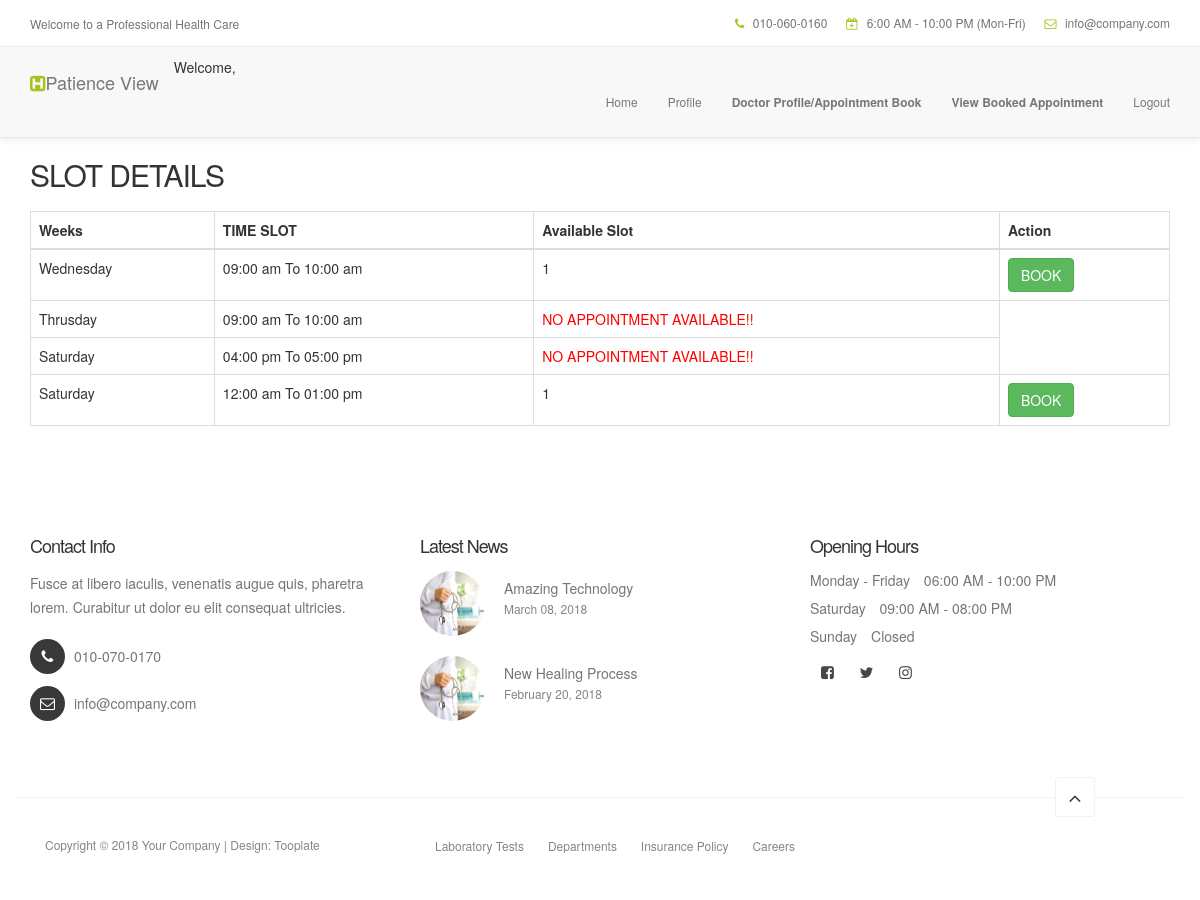
The app's page /availableslot/1 with its own data.
### myapp/models.py (models this page shows, shortened)
class Slot(models.Model):
    TIMESLOT_LIST = (
        (0, '09:00 am To 10:00 am'),
        (1,'10:00 am TO 11:00 am'),
        (2, '11:00 am To 12:00 am'),
        (3, '12:00 am To 01:00 pm'),
        (4, '02:00 pm To 03:00 pm'),
        (5, '03:00 pm To 04:00 pm'),
        (6, '04:00 pm To 05:00 pm'),
    )
    WEEKS = (
        (0,'Monday'),
        (1,'Tuesday'),
        (2,'Wednesday'),
        (3,'Thursday'),
        (4,'Friday'),
        (5,'Saturday'),
        (6,'Sunday'),
    )
    doctor_id = models.ForeignKey(User,on_delete=models.CASCADE)
    weeks  = models.IntegerField(choices=WEEKS)
    timeslot = models.IntegerField(choices=TIMESLOT_LIST)
    slotsize=models.IntegerField(default=1)

### myapp/views.py (the view)
# urls.py: path('availableslot/<int:pk>',views.available_slot,name='slot-detail'),
def available_slot(request,pk):
    user=User.objects.get(id=pk)
    slot=Slot.objects.filter(doctor_id = user)
    return render(request,'slot-detail.html',{'user':user,'slot':slot})

### myapp/templates/slot-detail.html (shortened to what this page needs)
{% extends 'patience-header.html' %}
{% block content %}
<!DOCTYPE html>
<html lang="en">
<head>
  <link rel="stylesheet" href="https://maxcdn.bootstrapcdn.com/bootstrap/3.4.1/css/bootstrap.min.css">
</head>
<body>
<div class="container">
  <h2>SLOT DETAILS</h2>
  <table class="table table-bordered">
    <thead>
{% if slot %}
      <tr>
        <th>Weeks</th>
        <th>TIME SLOT</th>
        <th>Available Slot</th>
        <th colspan="1">Action</th>
      </tr>
    </thead>
    <tbody>
        {% for one in slot %}
      <tr>
        {% if one.weeks == 0 %}
        <td>Monday</td>
        {% elif one.weeks == 1 %}
        <td>Tuesday</td>
        {% elif one.weeks == 2 %}
        <td>Wednesday</td>
        {% elif one.weeks == 3 %}
        <td>Thrusday</td>
        {% elif one.weeks == 4 %}
        <td>Friday</td>
        {% elif one.weeks == 5 %}
        <td>Saturday</td>
        {% else %}
        <td>Sunday</td>
        {% endif %}
        {% if one.timeslot == 0 %}
        <td>09:00 am To 10:00 am</td>
        {% elif one.timeslot == 1 %}
        <td>10:00 am TO 11:00 am</td>
        {% elif one.timeslot == 2 %}
        <td>11:00 am To 12:00 am</td>
        {% elif one.timeslot == 3 %}
        <td>12:00 am To 01:00 pm</td>
        {% elif one.timeslot == 4 %}
        <td>02:00 pm To 03:00 pm</td>
        {% elif one.timeslot == 5 %}
        <td>03:00 pm To 04:00 pm</td>
        {% elif one.timeslot == 6 %}
        <td>04:00 pm To 05:00 pm</td>
        {% endif %}
        {% if one.slotsize >= 1  %}
          <td>{{one.slotsize}}</td>
        <td><a href="{% url 'appointment-form' one.id %}"><button class="btn btn-success">BOOK</button></a>  </td>
        {% else %}
        <td style="color: red;">NO APPOINTMENT AVAILABLE!!</td>
        {% endif %}
      </tr>
    {% endfor %}
{% else %}
      <h4 style="color: red;" class="text-center">DATA NOT UPLOADED BY <strong>Doctor</strong></h4>
{% endif %}
    </tbody>
  </table>
</div>
</body>
</html>
{% endblock %}

### myapp/static/css/tooplate-style.css (style rules this page uses)
body { background: #ffffff; font-family: 'Poppins', sans-serif; overflow-x: hidden; }
h1,h2,h3,h4,h5,h6 { font-weight: 600; line-height: inherit; }
h1,h2,h3,h4 { letter-spacing: -1px; }
h2 { color: #272727; font-size: 3em; padding-bottom: 10px; }
html { -webkit-font-smoothing: antialiased; }
a { color: #252525; -webkit-transition: 0.5s; transition: 0.5s; text-decoration: none !important; }
@media only screen and (max-width: 1200px) { h2 { font-size: 2.5em; } }

### records on screen
Slot: weeks "Wednesday", timeslot "09:00 am To 10:00 am", slotsize "1"
Slot: weeks "Thrusday", timeslot "09:00 am To 10:00 am", slotsize "NO APPOINTMENT AVAILABLE!!"
Slot: weeks "Saturday", timeslot "04:00 pm To 05:00 pm", slotsize "NO APPOINTMENT AVAILABLE!!"
Slot: weeks "Saturday", timeslot "12:00 am To 01:00 pm", slotsize "1"
